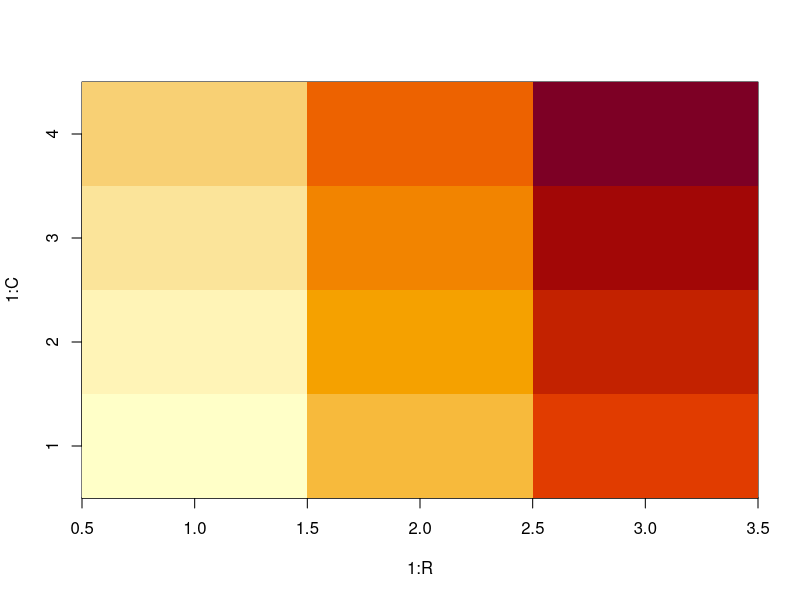
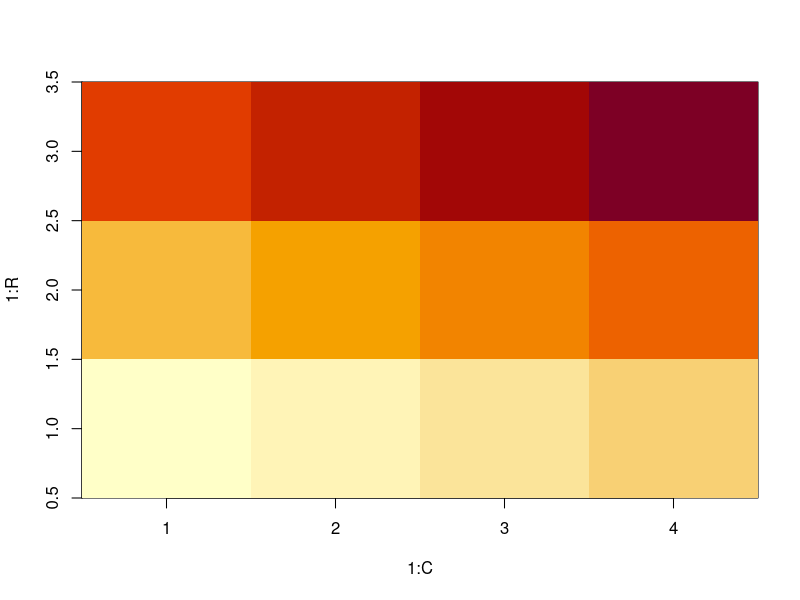
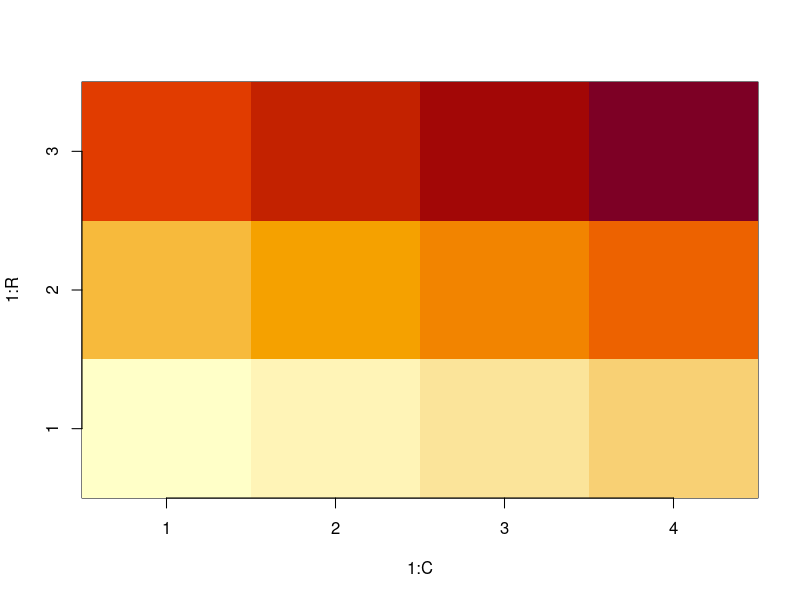
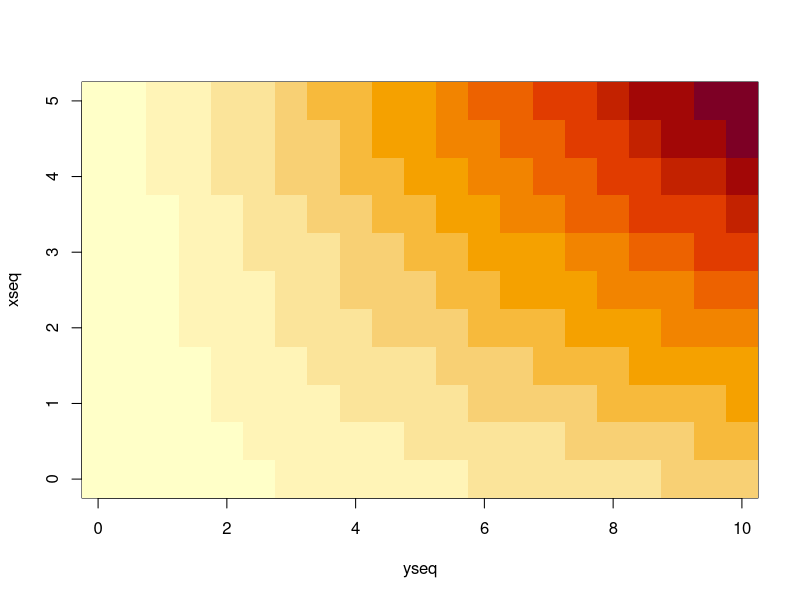
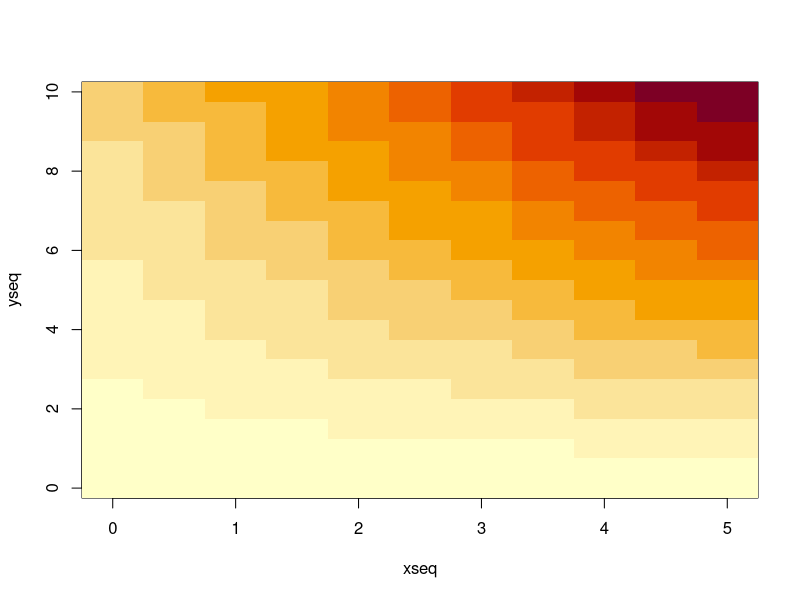

Write R code to recreate these figures, in order.
# Part 2
task1 <- function(R,C) {
  data1 <- c(1,3,"Apple","Strawberry",TRUE,FALSE)
  print(m1 <- matrix(data1, ncol=3, nrow=2)) # type of data1 is string
  print(typeof(m1)) 
  print(class(m1)) 
  
  data2 <- c(2,5,TRUE,FALSE,FALSE,13)
  print(m2 <- matrix(data2, ncol=3, nrow=2))
  print(typeof(m2)) # typeof m2 is double
  print(class(m2))
  
  data3 <- 1:(R*C)
  print(m3 <- matrix(data3,ncol=C,nrow=R))
  
  print(m4 <- matrix(data3, ncol=C, nrow=R, byrow=TRUE)) # m4 numbers row first, while m3 numbers column first
}

task1(3,4)
task1(2,5)

# Part 3
task2 <- function(R,C)  {
  values <- 1:(R*C)
  print(mat <- matrix(values,ncol=C,nrow=R, byrow=TRUE))
  image(x=1:R,y=1:C,z=mat) # Note: the matrix values and resulting plot are reversed in order. 

  
  print(t(mat))
  image(x=1:C,y=1:R,z=t(mat)) # The plots are transposes of one another around the diagonal axis from the lower left of the plot to the upper right.
 
  image(x=1:C,y=1:R,z=t(mat),xaxt='n',yaxt='n')
  axis(side=1,at=1:C,labels=1:C)
  axis(side=2,at=1:R,labels=1:R)
  
}
task2(3,4)

# Part 4
f <- function(x,y) {
  valuesf <- x*y + 2*y
  return(valuesf)
}

task3 <- function(dx,dy,step) {
  xseq <- seq(0, dx, step)
  yseq <- seq(0, dy, step)
  NX <- length(xseq)
  NY <- length(yseq)
  mat <- matrix(ncol=NX, nrow=NY)
  

for (i in 1:NY) {
  for(j in 1:NX) {
    mat[i,j] <- f(xseq[j], yseq[i])
  }
}
  print(mat)
  
  image(x=yseq, y=xseq, z=mat)
  image(x=xseq, y=yseq, z=t(mat))
}
task3(5,10,0.5)

  

